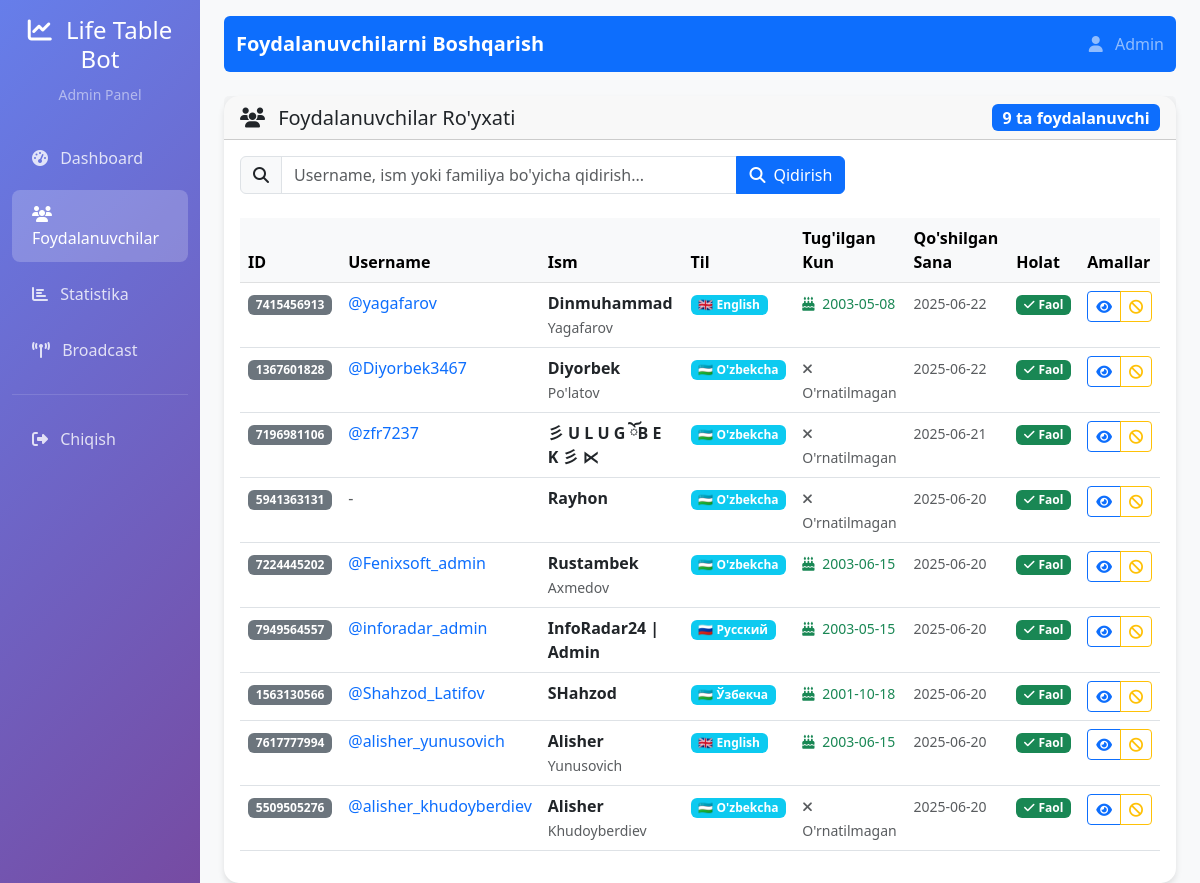
Page /users (signed in) on the committed database.
### src/database/models.py (models this page shows)
class User(Base):
    __tablename__ = 'users'
    id = Column(Integer, primary_key=True)
    telegram_id = Column(Integer, unique=True, nullable=False)
    username = Column(String(100), nullable=True)
    first_name = Column(String(100), nullable=True)
    last_name = Column(String(100), nullable=True)
    language = Column(String(10), default='uz')
    join_date = Column(DateTime, default=datetime.utcnow)
    birthday = Column(DateTime, nullable=True)
    is_active = Column(Boolean, default=True)
    created_at = Column(DateTime, default=datetime.utcnow)
    updated_at = Column(DateTime, default=datetime.utcnow, onupdate=datetime.utcnow)

### web_admin/app.py (the view)
@app.route('/users')
@login_required
def users():
    page = request.args.get('page', 1, type=int)
    per_page = 20
    search = request.args.get('search', '')
    conn = get_bot_db()
    cursor = conn.cursor()
    if search:
        cursor.execute("""
            SELECT * FROM users
            WHERE username LIKE ? OR first_name LIKE ? OR last_name LIKE ?
            ORDER BY join_date DESC
            LIMIT ? OFFSET ?
        """, (f'%{search}%', f'%{search}%', f'%{search}%', per_page, (page - 1) * per_page))
    else:
        cursor.execute("""
            SELECT * FROM users
            ORDER BY join_date DESC
            LIMIT ? OFFSET ?
        """, (per_page, (page - 1) * per_page))
    users = cursor.fetchall()
    for user in users:
        user = dict(user)
        user['join_date'] = parse_date(user['join_date'])
        user['birthday'] = parse_date(user['birthday'])
    if search:
        cursor.execute("""
            SELECT COUNT(*) as count FROM users
            WHERE username LIKE ? OR first_name LIKE ? OR last_name LIKE ?
        """, (f'%{search}%', f'%{search}%', f'%{search}%'))
    else:
        cursor.execute("SELECT COUNT(*) as count FROM users")
    total = cursor.fetchone()['count']
    conn.close()
    return render_template('users.html',
                         users=users,
                         page=page,
                         per_page=per_page,
                         total=total,
                         search=search)

### web_admin/app.py (called while the page is built)
def login_required(f):
    @wraps(f)
    def decorated_function(*args, **kwargs):
        if 'admin_logged_in' not in session:
            return redirect(url_for('login'))
        return f(*args, **kwargs)
    return decorated_function

def get_bot_db():
    db_path = os.path.join(os.path.dirname(app.root_path), '..', 'bot_database.db')
    conn = sqlite3.connect(db_path)
    conn.row_factory = sqlite3.Row
    return conn

def parse_date(date_str):
    if not date_str: return None
    try:
        return datetime.fromisoformat(str(date_str).replace('Z', '+00:00'))
    except: return None

### web_admin/templates/users.html (shortened to what this page needs)
{% extends "base.html" %}
{% block page_title %}Foydalanuvchilarni Boshqarish{% endblock %}
{% block content %}
<div class="row">
    <div class="col-12">
        <div class="card">
            <div class="card-header">
                <div class="row align-items-center">
                    <div class="col">
                        <h5 class="card-title mb-0">
                            <i class="fas fa-users me-2"></i>
                            Foydalanuvchilar Ro'yxati
                        </h5>
                    </div>
                    <div class="col-auto">
                        <span class="badge bg-primary fs-6">{{ total }} ta foydalanuvchi</span>
                    </div>
                </div>
            </div>
            <div class="card-body">
                <form method="GET" class="mb-4">
                    <div class="row">
                        <div class="col-md-8">
                            <div class="input-group">
                                <span class="input-group-text">
                                    <i class="fas fa-search"></i>
                                </span>
                                <input type="text" class="form-control" name="search"
                                       value="{{ search }}" placeholder="Username, ism yoki familiya bo'yicha qidirish...">
                                <button class="btn btn-primary" type="submit">
                                    <i class="fas fa-search me-2"></i>Qidirish
                                </button>
                            </div>
                        </div>
                        <div class="col-md-4">
                        </div>
                    </div>
                </form>
                <div class="table-responsive">
                    <table class="table table-hover">
                        <thead class="table-light">
                            <tr>
                                <th>ID</th>
                                <th>Username</th>
                                <th>Ism</th>
                                <th>Til</th>
                                <th>Tug'ilgan Kun</th>
                                <th>Qo'shilgan Sana</th>
                                <th>Holat</th>
                                <th>Amallar</th>
                            </tr>
                        </thead>
                        <tbody>
                            {% for user in users %}
                            <tr>
                                <td>
                                    <span class="badge bg-secondary">{{ user.telegram_id }}</span>
                                </td>
                                <td>
                                    {% if user.username %}
                                        <a href="https://t.me/{{ user.username }}" target="_blank" class="text-decoration-none">
                                            @{{ user.username }}
                                        </a>
                                    {% else %}
                                        <span class="text-muted">-</span>
                                    {% endif %}
                                </td>
                                <td>
                                    {% if user.first_name %}
                                        <strong>{{ user.first_name }}</strong>
                                        {% if user.last_name %}
                                            <br><small class="text-muted">{{ user.last_name }}</small>
                                        {% endif %}
                                    {% else %}
                                        <span class="text-muted">-</span>
                                    {% endif %}
                                </td>
                                <td>
                                    {% set lang_names = {'uz': '🇺🇿 O\'zbekcha', 'uz_cyrl': '🇺🇿 Ўзбекча', 'ru': '🇷🇺 Русский', 'en': '🇬🇧 English'} %}
                                    <span class="badge bg-info">{{ lang_names.get(user.language, user.language) }}</span>
                                </td>
                                <td>
                                    {% if user.birthday %}
                                        <small class="text-success">
                                            <i class="fas fa-birthday-cake me-1"></i>
                                            {% if user.birthday is string %}
                                                {{ user.birthday[:10] if user.birthday else '-' }}
                                            {% else %}
                                                {{ user.birthday.strftime('%d.%m.%Y') if user.birthday else '-' }}
                                            {% endif %}
                                        </small>
                                    {% else %}
                                        <small class="text-muted">
                                            <i class="fas fa-times me-1"></i>
                                            O'rnatilmagan
                                        </small>
                                    {% endif %}
                                </td>
                                <td>
                                    <small class="text-muted">
                                        {% if user.join_date %}
                                            {% if user.join_date is string %}
                                                {{ user.join_date[:10] if user.join_date else '-' }}
                                            {% else %}
                                                {{ user.join_date.strftime('%d.%m.%Y %H:%M') if user.join_date else '-' }}
                                            {% endif %}
                                        {% else %}
                                            -
                                        {% endif %}
                                    </small>
                                </td>
                                <td>
                                    {% if user.is_active %}
                                        <span class="badge bg-success">
                                            <i class="fas fa-check me-1"></i>Faol
                                        </span>
                                    {% else %}
                                        <span class="badge bg-danger">
                                            <i class="fas fa-times me-1"></i>Faol emas
                                        </span>
                                    {% endif %}
                                </td>
                                <td>
                                    <div class="btn-group" role="group">
                                        <button type="button" class="btn btn-sm btn-outline-primary"
                                                onclick="viewUser({{ user.telegram_id }})"
                                                title="Batafsil ma'lumot">
                                            <i class="fas fa-eye"></i>
                                        </button>
                                        {% if user.is_active %}
                                            <button type="button" class="btn btn-sm btn-outline-warning"
                                                    onclick="toggleUserStatus({{ user.telegram_id }}, false)"
                                                    title="Faollikni o'chirish">
                                                <i class="fas fa-ban"></i>
                                            </button>
                                        {% else %}
                                            <button type="button" class="btn btn-sm btn-outline-success"
                                                    onclick="toggleUserStatus({{ user.telegram_id }}, true)"
                                                    title="Faollikni yoqish">
                                                <i class="fas fa-check"></i>
                                            </button>
                                        {% endif %}
                                    </div>
                                </td>
                            </tr>
                            {% endfor %}
                        </tbody>
                    </table>
                </div>
            </div>
        </div>
    </div>
</div>
{% endblock %}

### web_admin/templates/base.html (style rules this page uses)
.card { border: none; border-radius: 15px; box-shadow: 0 4px 6px rgba(0,0,0,0.1); transition: transform 0.3s ease; }

### rows in the picture
User: telegram_id "7415456913", username "yagafarov", first_name "Dinmuhammad", last_name "Yagafarov", get "🇬🇧 English", birthday "2003-05-08", join_date "2025-06-22", is_active True (drawn)
User: telegram_id "1367601828", username "Diyorbek3467", first_name "Diyorbek", last_name "Po'latov", get "🇺🇿 O'zbekcha", shows "O'rnatilmagan", join_date "2025-06-22", is_active True (drawn)
User: telegram_id "7196981106", username "zfr7237", first_name "彡 U L U G ོB E K 彡 ⋉", get "🇺🇿 O'zbekcha", shows "O'rnatilmagan", join_date "2025-06-21", is_active True (drawn)
User: telegram_id "5941363131", first_name "Rayhon", get "🇺🇿 O'zbekcha", shows "O'rnatilmagan", join_date "2025-06-20", is_active True (drawn)
User: telegram_id "7224445202", username "Fenixsoft_admin", first_name "Rustambek", last_name "Axmedov", get "🇺🇿 O'zbekcha", birthday "2003-06-15", join_date "2025-06-20", is_active True (drawn)
User: telegram_id "7949564557", username "inforadar_admin", first_name "InfoRadar24 | Admin", get "🇷🇺 Русский", birthday "2003-05-15", join_date "2025-06-20", is_active True (drawn)
User: telegram_id "1563130566", username "Shahzod_Latifov", first_name "SHahzod", get "🇺🇿 Ўзбекча", birthday "2001-10-18", join_date "2025-06-20", is_active True (drawn)
User: telegram_id "7617777994", username "alisher_yunusovich", first_name "Alisher", last_name "Yunusovich", get "🇬🇧 English", birthday "2003-06-15", join_date "2025-06-20", is_active True (drawn)
User: telegram_id "5509505276", username "alisher_khudoyberdiev", first_name "Alisher", last_name "Khudoyberdiev", get "🇺🇿 O'zbekcha", shows "O'rnatilmagan", join_date "2025-06-20", is_active True (drawn)

### other values in the picture
{{ session.get('admin_username', 'Admin') }} "Admin"
{{ total }} "9"
